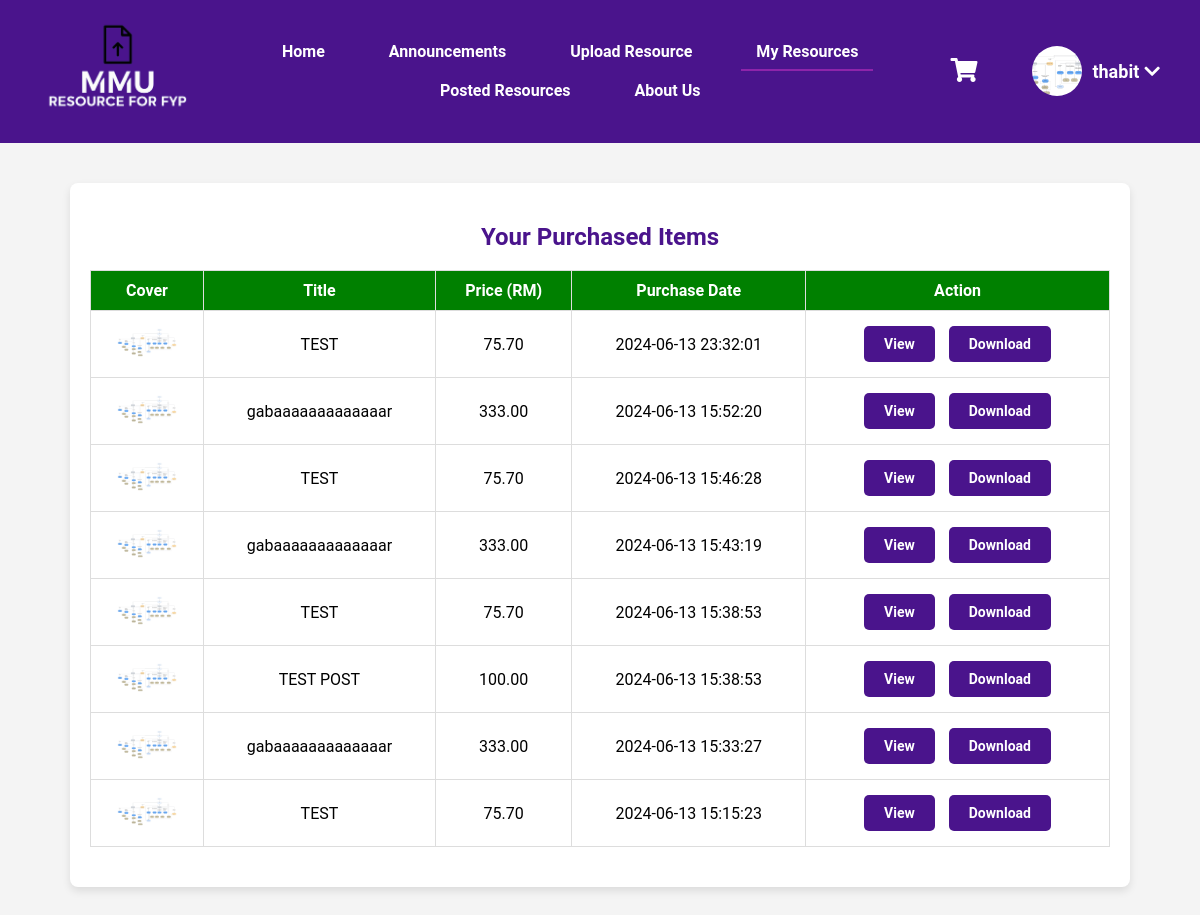
The app's page /purchased.php (signed in) with its own data.
### tables this page shows
CREATE TABLE `purchasedresources` (
  `purchase_id` int(11) NOT NULL,
  `user_id` int(11) DEFAULT NULL,
  `resource_id` int(11) DEFAULT NULL,
  `purchase_date` timestamp NOT NULL DEFAULT current_timestamp()
);

CREATE TABLE `resources` (
  `resource_id` int(11) NOT NULL,
  `user_id` int(11) DEFAULT NULL,
  `title` varchar(255) NOT NULL,
  `description` text DEFAULT NULL,
  `file_path` varchar(255) DEFAULT NULL,
  `pending_acceptance` tinyint(1) DEFAULT 1,
  `faculty_id` int(11) DEFAULT NULL,
  `created_at` timestamp NOT NULL DEFAULT current_timestamp(),
  `price` decimal(10,2) NOT NULL DEFAULT 0.00,
  `cover_picture` varchar(255) DEFAULT NULL
);

### purchased.php (the view, shortened to what this page needs)
<?php
require 'db.php';
$user_id = $_SESSION['user_id'];
$stmt = $pdo->prepare("SELECT r.title, r.price, r.cover_picture, r.file_path, p.purchase_date FROM PurchasedResources p JOIN Resources r ON p.resource_id = r.resource_id WHERE p.user_id = ? ORDER BY p.purchase_date DESC");
$stmt->execute([$user_id]);
$purchased_items = $stmt->fetchAll();
?>
<!DOCTYPE html>
<html lang="en">
<head>
    <link rel="stylesheet" href="css/style.css">
    <link rel="stylesheet" href="css/purchased.css">
</head>
<body>
    <?php include 'header.php'; ?>
    <div class="container">
        <h2>Your Purchased Items</h2>
        <?php if (count($purchased_items) > 0): ?>
            <table>
                <thead>
                    <tr>
                        <th>Cover</th>
                        <th>Title</th>
                        <th>Price (RM)</th>
                        <th>Purchase Date</th>
                        <th>Action</th>
                    </tr>
                </thead>
                <tbody>
                    <?php foreach ($purchased_items as $item): ?>
                        <tr>
                            <td><img src="<?php echo htmlspecialchars($item['cover_picture']); ?>" alt="Cover Picture" class="cover-picture-small"></td>
                            <td><?php echo htmlspecialchars($item['title']); ?></td>
                            <td><?php echo number_format($item['price'], 2); ?></td>
                            <td><?php echo htmlspecialchars($item['purchase_date']); ?></td>
                            <td>
                                <a href="<?php echo htmlspecialchars($item['file_path']); ?>" class="btn">View</a>
                                <a href="<?php echo htmlspecialchars($item['file_path']); ?>" download class="btn btn-download">Download</a>
                            </td>
                        </tr>
                    <?php endforeach; ?>
                </tbody>
            </table>
        <?php else: ?>
            <p>You have not purchased any items yet.</p>
        <?php endif; ?>
    </div>
</body>
</html>

### css/style.css (style rules this page uses)
button, .btn, .btn-table, .btn-cancel, .btn-cancel-table { text-decoration: none; }
body { font-family: 'Roboto', sans-serif; margin: 0; padding: 0; background-color: #f4f4f4; }
.container { width: 80%; margin: 0 auto; padding: 20px; background: #fff; box-shadow: 0 4px 8px rgba(0, 0, 0, 0.1); border-radius: 8px; margin-top: 40px; }
h1, h2, h3 { text-align: center; color: #4A148C; font-weight: bold; }
.btn { background: #4A148C; color: #fff; padding: 10px 20px; border: none; border-radius: 5px; cursor: pointer; transition: background 0.3s, box-shadow 0.3s; display: block; margin: 20px auto 0; font-weight: bold; font-size: 14px; text-align: center; }

### css/purchased.css (style rules this page uses)
.container { width: 85%; margin: 40px auto; padding: 20px; background: #fff; box-shadow: 0 4px 8px rgba(0, 0, 0, 0.1); border-radius: 8px; }
table { width: 100%; border-collapse: collapse; margin-bottom: 20px; }
table th, table td { padding: 10px; border: 1px solid #ddd; text-align: center; }
table th { background-color: green; color: #fff; font-weight: bold; }
table td { background-color: #FFF; }
.cover-picture-small { width: 60px; height: auto; border-radius: 4px; }
.btn { background: #4A148C; color: #fff; padding: 10px 20px; border: none; border-radius: 5px; cursor: pointer; transition: background 0.3s, box-shadow 0.3s; font-weight: bold; font-size: 14px; text-decoration: none; display: inline-block; margin: 5px; }
.btn-download { background: #4A148C; }

### css/header.css (style rules this page uses)
body { font-family: 'Roboto', sans-serif; margin: 0; padding: 0; background-color: #f4f4f4; }

### records on screen
purchasedresources: resource.title "TEST", resource.price "75.70", purchase_date "2024-06-13 23:32:01"
purchasedresources: resource.cover_picture (placeholder picture), resource.title "gabaaaaaaaaaaaaar", resource.price "333.00", purchase_date "2024-06-13 15:52:20"
purchasedresources: resource.title "TEST", resource.price "75.70", purchase_date "2024-06-13 15:46:28"
purchasedresources: resource.cover_picture (placeholder picture), resource.title "gabaaaaaaaaaaaaar", resource.price "333.00", purchase_date "2024-06-13 15:43:19"
purchasedresources: resource.title "TEST", resource.price "75.70", purchase_date "2024-06-13 15:38:53"
purchasedresources: resource.cover_picture (placeholder picture), resource.title "TEST POST", resource.price "100.00", purchase_date "2024-06-13 15:38:53"
purchasedresources: resource.cover_picture (placeholder picture), resource.title "gabaaaaaaaaaaaaar", resource.price "333.00", purchase_date "2024-06-13 15:33:27"
purchasedresources: resource.title "TEST", resource.price "75.70", purchase_date "2024-06-13 15:15:23"

### other values on screen
$_SESSION['username'] "thabit"
